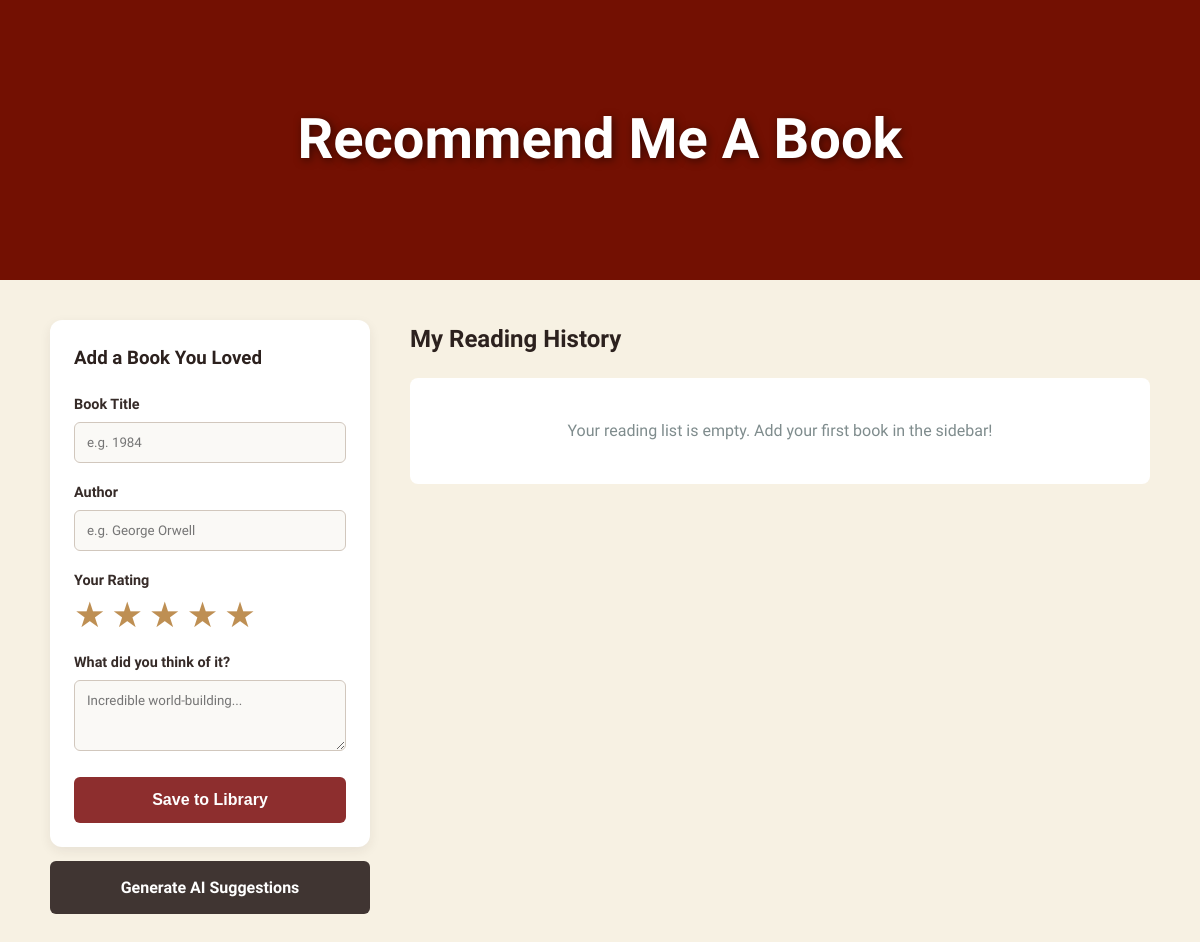
Before: / with the older database file.
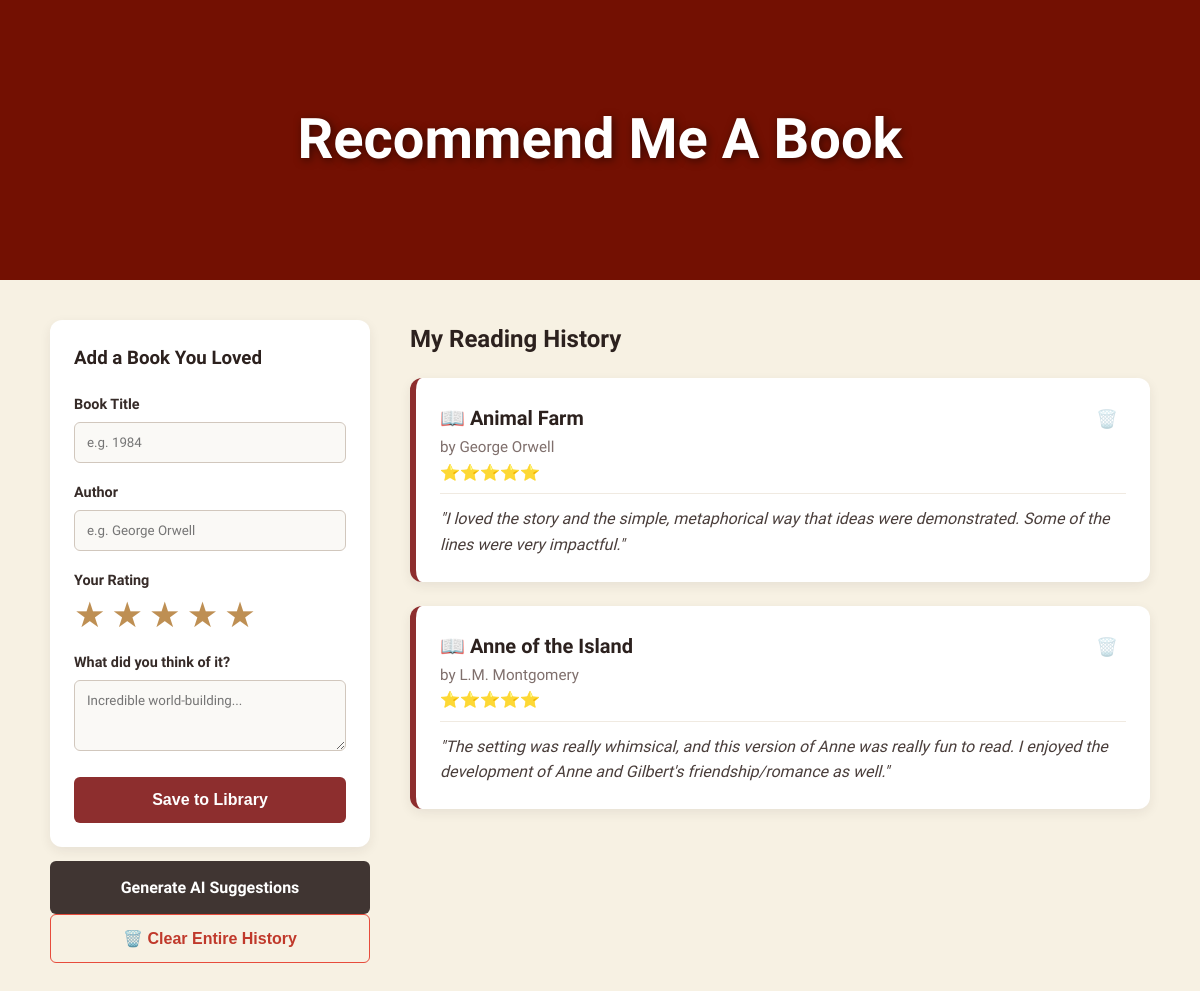
After: the same page with the newer database file.
### tables this page shows
CREATE TABLE books (
            id INTEGER PRIMARY KEY AUTOINCREMENT,
            title TEXT NOT NULL,
            author TEXT NOT NULL,
            notes TEXT NOT NULL,
            rating INTEGER NOT NULL DEFAULT 5
        );

### app.py (the view)
@app.route("/")
def home():
    conn = get_db_connection()
    all_books = conn.execute("SELECT * FROM books").fetchall()
    conn.close()
    return render_template("index.html", books=all_books, recommendations=None)

### app.py (called while the page is built)
def get_db_connection():
    conn = sqlite3.connect("books.db")
    conn.row_factory = sqlite3.Row
    return conn

### templates/index.html (shortened to what this page needs)
<!DOCTYPE html>
<html lang="en">
<head>
    <link rel="stylesheet" href="{{ url_for('static', filename='style.css') }}">
</head>
<body>
    <section class="hero-image">
        <h1 class="hero-text">Recommend Me A Book</h1>
    </section>
    <div class="page-container">
        <aside class="sidebar">
            <div class="card form-container">
                <h3>Add a Book You Loved</h3>
                <form action="/add" method="POST">
                    <div class="form-group">
                        <label for="title">Book Title</label>
                        <input type="text" id="title" name="title" required placeholder="e.g. 1984">
                    </div>
                    <div class="form-group">
                        <label for="author">Author</label>
                        <input type="text" id="author" name="author" required placeholder="e.g. George Orwell">
                    </div>
                    <div class="form-group">
                        <label>Your Rating</label>
                        <div class="star-rating" id="interactive-stars">
                            <span class="interactive-star" data-value="1">★</span>
                            <span class="interactive-star" data-value="2">★</span>
                            <span class="interactive-star" data-value="3">★</span>
                            <span class="interactive-star" data-value="4">★</span>
                            <span class="interactive-star" data-value="5">★</span>
                        </div>
                    </div>
                    <div class="form-group">
                        <label for="notes">What did you think of it?</label>
                        <textarea id="notes" name="notes" rows="3" required placeholder="Incredible world-building..."></textarea>
                    </div>
                    <button type="submit" class="btn btn-primary">Save to Library</button>
                </form>
            </div>
            <a href="/recommend" class="btn btn-secondary">Generate AI Suggestions</a>
            {% if books %}
            <form action="/clear" method="POST" class="confirm-required" data-message="Are you sure you want to completely clear your history? This will delete all your entries permanently.">
                <button type="submit" class="btn btn-danger">🗑️ Clear Entire History</button>
            </form>
            {% endif %}
        </aside>
        <main class="main-content">
            <div class="history-section">
                <h2>My Reading History</h2>
                <div id="book-list">
                    {% for book in books %}
                        <div class="card book-card">
                            <div class="book-header">
                                <div>
                                    <h3>📖 {{ book['title'] }}</h3>
                                    <span class="book-author">by {{ book['author'] }}</span>
                                    <div class="star-display">
                                        {% for _ in range(book['rating']) %}⭐{% endfor %}
                                    </div>
                                </div>
                                <form action="/delete/{{ book['id'] }}" method="POST" class="confirm-required" data-message="Are you sure you want to delete '{{ book['title'] }}'?">
                                    <button type="submit" class="delete-icon-btn" title="Delete book">🗑️</button>
                                </form>
                            </div>
                            <p class="book-notes"><em>"{{ book['notes'] }}"</em></p>
                        </div>
                    {% else %}
                        <p class="empty-state">Your reading list is empty. Add your first book in the sidebar!</p>
                    {% endfor %}
                </div>
            </div>
        </main>
    </div>
</body>
</html>

### static/style.css (style rules this page uses)
body { font-family: 'Google Sans'; background-color: rgb(247, 241, 227); color: rgb(54, 43, 40); margin: 0; padding: 0; line-height: 1.6; }
h1, h2, h3 { color: rgb(44, 33, 30); margin-top: 0; }
.hero-image { background-image: url("images/darkred.png"); height: 280px; background-position: center; background-repeat: no-repeat; background-size: cover; display: flex; justify-content: center; align-items: center; box-shadow: inset 0 0 0 2000px rgba(0, 0, 0, 0.2); }
.hero-text { color: white; font-size: 3.5rem; font-weight: 700; text-align: center; margin: 0; text-shadow: 2px 2px 8px rgba(0,0,0,0.5); }
.page-container { max-width: 1100px; margin: 40px auto; padding: 0 20px; display: grid; grid-template-columns: 320px 1fr; gap: 40px; }
.card { background: white; padding: 24px; border-radius: 12px; box-shadow: 0 4px 12px rgba(54, 43, 40, 0.08); margin-bottom: 24px; box-sizing: border-box; }
.form-group { margin-bottom: 18px; }
label { display: block; font-weight: 600; margin-bottom: 6px; font-size: 0.9rem; }
input[type="text"], textarea { width: 100%; padding: 12px; border: 1px solid #d1c7bd; border-radius: 6px; box-sizing: border-box; font-family: inherit; background-color: #faf9f6; transition: border-color 0.2s, box-shadow 0.2s; }
.btn { width: 100%; padding: 14px 20px; font-size: 16px; font-weight: 600; border-radius: 6px; cursor: pointer; border: none; display: block; text-align: center; text-decoration: none; box-sizing: border-box; transition: background-color 0.2s, transform 0.1s; }
.btn-primary { background-color: rgb(141, 46, 46); color: white; }
.btn-secondary { background-color: rgb(64, 53, 50); color: white; margin-top: -10px; }
.book-card { border-left: 6px solid rgb(141, 46, 46); }
.book-header { display: flex; justify-content: space-between; align-items: baseline; border-bottom: 1px solid #f0eae1; padding-bottom: 8px; margin-bottom: 12px; }
.book-header h3 { margin: 0; font-size: 1.25rem; }
.book-author { color: #7f6f6c; font-size: 0.95rem; font-weight: 500; }
.book-notes { margin: 0; color: #4a3e3b; }
.btn-danger { background-color: transparent; color: #c0392b; border: 1px solid #e74c3c; }
.delete-icon-btn { background: none; border: none; cursor: pointer; font-size: 1.1rem; padding: 4px 8px; border-radius: 4px; opacity: 0.4; transition: opacity 0.2s, background-color 0.2s; }
.star-rating { display: flex; gap: 6px; margin-top: 4px; }
.interactive-star { font-size: 2.2rem; color: #e0d7cd; cursor: pointer; transition: color 0.1s ease-in-out, transform 0.1s ease; user-select: none; line-height: 1; }
.interactive-star.selected { color: rgb(190, 143, 83); }

Changed rows visible on the page:
added books: title "Animal Farm", author "George Orwell", rating 5 (drawn), notes "I loved the story and the simple, metaphorical way that ideas were demonstrated. Some of the lines were very impactful."
added books: title "Anne of the Island", author "L.M. Montgomery", rating 5 (drawn), notes "The setting was really whimsical, and this version of Anne was really fun to read. I enjoyed the development of Anne and Gilbert's friendship/romance as well."
Other visible differences:
text no longer shown: "Your reading list is empty. Add your first book in the sidebar!"
text now shown: "🗑️ Clear Entire History"
